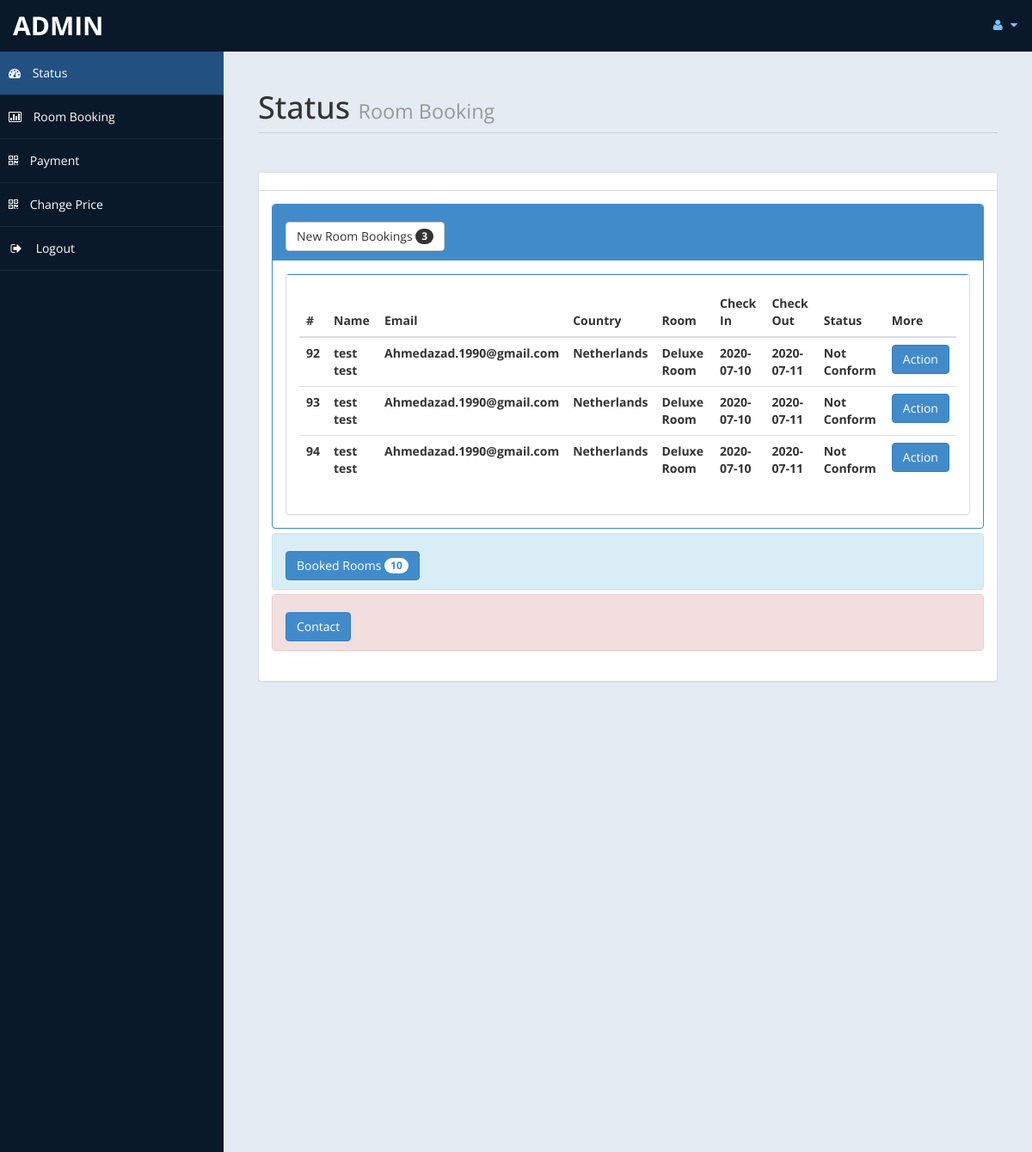
The page /admin/home.php (signed in) on the database its author committed.
### tables this page shows
CREATE TABLE `reservations` (
  `id` int(11) NOT NULL,
  `f_name` varchar(50) NOT NULL,
  `l_name` varchar(50) NOT NULL,
  `phone` varchar(50) NOT NULL,
  `email` varchar(100) NOT NULL,
  `city` varchar(50) NOT NULL,
  `country` varchar(50) NOT NULL,
  `room_id` int(11) NOT NULL,
  `customer_id` int(11) NOT NULL,
  `start` date NOT NULL,
  `end` date NOT NULL,
  `invoice` text NOT NULL,
  `payment_status` tinyint(1) NOT NULL,
  `room_category` varchar(50) NOT NULL,
  `amount` int(11) NOT NULL,
  `confirmation` varchar(50) DEFAULT 'Not Conform'
);

### admin/home.php (the view, shortened to what this page needs)
<!DOCTYPE html>
<html xmlns="http://www.w3.org/1999/xhtml">
<head>
    <link href="public/bootstrap.css" rel="stylesheet" />
    <link href="public/font-awesome.css" rel="stylesheet" />
    <link href="public/morris-0.4.3.min.css" rel="stylesheet" />
    <link href="public/custom-styles.css" rel="stylesheet" />
</head>
<body>
    <div id="wrapper">
        <nav class="navbar navbar-default top-navbar" role="navigation">
            <div class="navbar-header">
                <a class="navbar-brand" href="home.php"><?php echo $_SESSION["username"]; ?></a>
            </div>
            <ul class="nav navbar-top-links navbar-right">
                <li class="dropdown">
                    <a class="dropdown-toggle" data-toggle="dropdown" href="#" aria-expanded="false">
                        <i class="fa fa-user fa-fw"></i> <i class="fa fa-caret-down"></i>
                    </a>
                </li>
            </ul>
        </nav>
        <nav class="navbar-default navbar-side" role="navigation">
            <div class="sidebar-collapse">
                <ul class="nav" id="main-menu">
                    <li>
                        <a class="active-menu" href="home.php"><i class="fa fa-dashboard"></i> Status</a>
                    </li>
					<li>
                        <a href="roombook.php"><i class="fa fa-bar-chart-o"></i> Room Booking</a>
                    </li>
                    <li>
                        <a href="payment.php"><i class="fa fa-qrcode"></i> Payment</a>
                    </li>
                    <li>
                        <a href="changepr.php"><i class="fa fa-qrcode"></i> Change Price</a>
                    </li>
                    <li>
                        <a href="logout.php"><i class="fa fa-sign-out fa-fw"></i> Logout</a>
                    </li>
					</ul>
            </div>
        </nav>
        <div id="page-wrapper">
            <div id="page-inner">
                <div class="row">
                    <div class="col-md-12">
                        <h1 class="page-header">
                            Status <small>Room Booking </small>
                        </h1>
                    </div>
                </div>
				<?php
						include ('db.php');
						$sql = "select * from reservations";
                        $re_stmt = $pdo->query($sql);
						$c =0;
                        while($row = $re_stmt->fetch(PDO::FETCH_BOTH))
						{
								$new = $row['confirmation'];
								if($new =="Not Conform")
								{
									$c = $c + 1;
								}
						}
				?>
					<div class="row">
                <div class="col-md-12">
                    <div class="panel panel-default">
                        <div class="panel-heading">
                        </div>
                        <div class="panel-body">
                            <div class="panel-group" id="accordion">
							<div class="panel panel-primary">
                                    <div class="panel-heading">
                                        <h4 class="panel-title">
                                            <a data-toggle="collapse" data-parent="#accordion" href="#collapseTwo">
											<button class="btn btn-default" type="button">
												 New Room Bookings  <span class="badge"><?php echo $c ; ?></span>
											</button>
											</a>
                                        </h4>
                                    </div>
                                    <div id="collapseTwo" class="panel-collapse in" style="height: auto;">
                                        <div class="panel-body">
                                           <div class="panel panel-default">
                        <div class="panel-body">
                            <div class="table-responsive">
                                <table class="table">
                                    <thead>
                                        <tr>
                                            <th>#</th>
                                            <th>Name</th>
                                            <th>Email</th>
                                            <th>Country</th>
											<th>Room</th>
											<th>Check In</th>
											<th>Check Out</th>
											<th>Status</th>
											<th>More</th>
                                        </tr>
                                    </thead>
                                    <tbody>
                                    <?php
									$tsql = "select * from reservations";
                                    $tsql_stmt = $pdo->query($tsql);
                                    while($trow =  $tsql_stmt->fetch(PDO::FETCH_BOTH))
									{
										$co =$trow['confirmation'];
										if($co=="Not Conform")
										{
											echo"<tr>
												<th>".$trow['id'] ."</th>
												<th>".$trow['f_name']." ".$trow['l_name']."</th>
												<th>".$trow['email']."</th>
												<th>".$trow['country']."</th>
												<th>".$trow['room_category']."</th>
												<th>".$trow['start']."</th>
												<th>".$trow['end']."</th>
												<th>".$trow['confirmation']."</th>
												<th><a href='roombook.php?rid=".$trow['id']." ' class='btn btn-primary'>Action</a></th>
												</tr>";
										}
                                    }
									?>
                                    </tbody>
                                </table>
                            </div>
                        </div>
                    </div>
                                        </div>
                                    </div>
                                </div>
                                <?php
								$rsql = "SELECT * FROM `reservations`";
								$rre = $pdo->query($rsql);
								$r =0;
								while($row= $rre->fetch(PDO::FETCH_BOTH) )
								{
										$br = $row['confirmation'];
										if($br=="Conform")
										{
											$r = $r + 1;
										}
								}
								?>
                                <div class="panel panel-info">
                                    <div class="panel-heading">
                                        <h4 class="panel-title">
                                            <a data-toggle="collapse" data-parent="#accordion" href="#collapseOne" class="collapsed">
											<button class="btn btn-primary" type="button">
												 Booked Rooms  <span class="badge"><?php echo $r ; ?></span>
											</button>
											</a>
                                        </h4>
                                    </div>
                                </div>
                                <div class="panel panel-danger">
                                    <div class="panel-heading">
                                        <h4 class="panel-title">
                                            <a data-toggle="collapse" data-parent="#accordion" href="#collapseThree" class="collapsed">
											<button class="btn btn-primary" type="button">
												 Contact  <span class="badge"></span>
											</button>
											</a>
                                        </h4>
                                    </div>
                                    </div>
                                </div>
                            </div>
                        </div>
                    </div>
                </div>
            </div>
				<div class='panel-body'>
                            </div>
                        </div>
            </div>
</body>
</html>

### admin/public/custom-styles.css (style rules this page uses)
body { font-family: 'Open Sans', sans-serif; }
#wrapper { width: 100%; background:#09192A; }
#page-wrapper { padding: 15px 15px; min-height: 600px; background:#E5EBF2; }
#page-inner { width:100%; margin:10px 20px 10px 0px; background-color:transparent; padding:10px; min-height:1200px; }
h1, .h1, h2, .h2, h3, .h3 { margin-top: 7px; margin-bottom: -5px; }
h4 { padding-top:10px; }
.page-header { padding-bottom: 9px; margin: 10px 0 45px; border-bottom: 1px solid #C7D1DD; }
.panel-default > .panel-heading { color: #000; background-color: #FFFFFF; border-color: #ddd; font-weight:bold; }
.top-navbar { margin:0px; }
.top-navbar .navbar-brand { color: #fff; width: 260px; text-align: left; height: 60px; font-size: 30px; font-weight: 700; text-transform: uppercase; line-height: 30px; }
.top-navbar .nav > li { position: relative; display: inline-block; }
.top-navbar .nav > li > a { position: relative; display: block; padding: 19px 15px; color: #77C0FD; }
.active-menu { background-color:#225081!important; }
.sidebar-collapse , .sidebar-collapse .nav { background:none; }
.sidebar-collapse .nav { padding:0; }
.sidebar-collapse .nav > li > a { color:#fff; background:transparent; text-shadow:none; }
.sidebar-collapse > .nav > li > a { padding:15px 10px; }
.sidebar-collapse > .nav > li { border-bottom: 1px solid rgba(107, 108, 109, 0.19); }
.navbar-side { border:none; background-color: transparent; }
.top-navbar { background:#09192A; border-bottom:none; }
.top-navbar .nav > li > a > i { margin-right: 2px; }
.navbar-default { border:0px solid black; }
.navbar-header { background: #09192A; }
.nav > li > a > i { margin-right:10px; }
@media (min-width:768px) { #page-wrapper { margin: 0 0 0 260px; padding: 15px 30px; min-height: 1200px; } }
@media (min-width:768px) { .navbar-side { z-index: 1; position: absolute; width: 260px; } }
@media (min-width:768px) { .navbar { border-radius: 0px; } }

### rows shown on the page
reservations: id "92", f_name "test", l_name "test", email "Ahmedazad.1990@gmail.com", country "Netherlands", room_category "Deluxe Room", start "2020-07-10", end "2020-07-11", confirmation "Not Conform"
reservations: id "93", f_name "test", l_name "test", email "Ahmedazad.1990@gmail.com", country "Netherlands", room_category "Deluxe Room", start "2020-07-10", end "2020-07-11", confirmation "Not Conform"
reservations: id "94", f_name "test", l_name "test", email "Ahmedazad.1990@gmail.com", country "Netherlands", room_category "Deluxe Room", start "2020-07-10", end "2020-07-11", confirmation "Not Conform"

### other values the page prints
$_SESSION["username"] "ADMIN"
$c "3"
$r "10"
